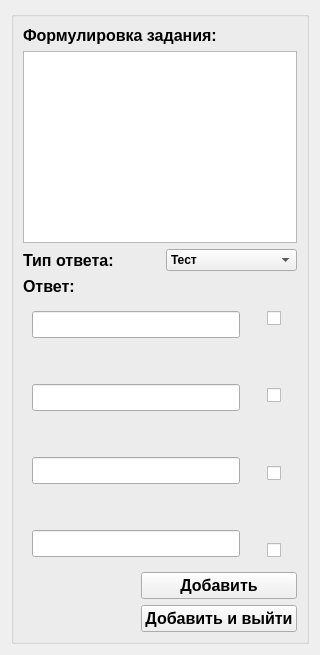
     <widget class="QWidget" name="tab">
      <attribute name="title">
       <string>Задания</string>
      </attribute>
      <layout class="QVBoxLayout" name="verticalLayout_25">
       <item>
        <widget class="QGroupBox" name="groupBox_4">
         <property name="font">
          <font>
           <italic>false</italic>
           <bold>true</bold>
          </font>
         </property>
         <property name="title">
          <string/>
         </property>
         <layout class="QVBoxLayout" name="verticalLayout_24">
          <item>
           <widget class="QLabel" name="label_20">
            <property name="font">
             <font>
              <pointsize>12</pointsize>
              <bold>true</bold>
             </font>
            </property>
            <property name="styleSheet">
             <string notr="true">
border-color: white;
</string>
            </property>
            <property name="text">
             <string>Формулировка задания:</string>
            </property>
           </widget>
          </item>
          <item>
           <widget class="QTextEdit" name="textEdit">
            <property name="font">
             <font>
              <pointsize>12</pointsize>
             </font>
            </property>
           </widget>
          </item>
          <item>
           <layout class="QHBoxLayout" name="horizontalLayout_7" stretch="1,10,1">
            <item>
             <widget class="QLabel" name="label_21">
              <property name="font">
               <font>
                <pointsize>12</pointsize>
                <bold>true</bold>
               </font>
              </property>
              <property name="styleSheet">
               <string notr="true">border-color: white;</string>
              </property>
              <property name="text">
               <string>Тип ответа:</string>
              </property>
             </widget>
            </item>
            <item>
             <spacer name="horizontalSpacer_7">
              <property name="orientation">
               <enum>Qt::Horizontal</enum>
              </property>
              <property name="sizeHint" stdset="0">
               <size>
                <width>40</width>
                <height>20</height>
               </size>
              </property>
             </spacer>
            </item>
            <item>
             <widget class="QComboBox" name="comboBox_5">
              <item>
               <property name="text">
                <string>Тест</string>
               </property>
              </item>
              <item>
               <property name="text">
                <string>Свободный ввод</string>
               </property>
              </item>
             </widget>
            </item>
           </layout>
          </item>
          <item>
           <widget class="QLabel" name="label_22">
            <property name="font">
             <font>
              <pointsize>12</pointsize>
              <bold>true</bold>
             </font>
            </property>
            <property name="styleSheet">
             <string notr="true">border-color: white;</string>
            </property>
            <property name="text">
             <string>Ответ:</string>
            </property>
           </widget>
          </item>
          <item>
           <widget class="QStackedWidget" name="stackedWidget">
            <property name="styleSheet">
             <string notr="true"> border-color: white;</string>
            </property>
            <property name="currentIndex">
             <number>1</number>
            </property>
            <widget class="QWidget" name="TextPage">
             <layout class="QVBoxLayout" name="verticalLayout_11">
              <item>
               <widget class="QTextEdit" name="textEdit_2">
                <property name="styleSheet">
                 <string notr="true"> border-color: gray;</string>
                </property>
               </widget>
              </item>
             </layout>
            </widget>
            <widget class="QWidget" name="TestPage">
             <layout class="QVBoxLayout" name="verticalLayout_21">
              <item>
               <layout class="QHBoxLayout" name="horizontalLayout_8" stretch="10,1,1">
                <item>
                 <layout class="QVBoxLayout" name="verticalLayout_22">
                  <item>
                   <widget class="QLineEdit" name="TextAns1">
                    <property name="font">
                     <font>
                      <pointsize>12</pointsize>
                      <bold>true</bold>
                      <underline>false</underline>
                      <strikeout>false</strikeout>
                     </font>
                    </property>
                   </widget>
                  </item>
                  <item>
                   <spacer name="verticalSpacer_13">
                    <property name="orientation">
                     <enum>Qt::Vertical</enum>
                    </property>
                    <property name="sizeHint" stdset="0">
                     <size>
                      <width>20</width>
                      <height>40</height>
                     </size>
                    </property>
                   </spacer>
                  </item>
                  <item>
                   <widget class="QLineEdit" name="TextAns2">
                    <property name="font">
                     <font>
                      <pointsize>12</pointsize>
                      <bold>true</bold>
                      <underline>false</underline>
                      <strikeout>false</strikeout>
                     </font>
                    </property>
                   </widget>
                  </item>
                  <item>
                   <spacer name="verticalSpacer_14">
                    <property name="orientation">
                     <enum>Qt::Vertical</enum>
                    </property>
                    <property name="sizeHint" stdset="0">
                     <size>
                      <width>20</width>
                      <height>40</height>
                     </size>
                    </property>
                   </spacer>
                  </item>
                  <item>
                   <widget class="QLineEdit" name="TextAns3">
                    <property name="font">
                     <font>
                      <pointsize>12</pointsize>
                      <bold>true</bold>
                      <underline>false</underline>
                      <strikeout>false</strikeout>
                     </font>
                    </property>
                   </widget>
                  </item>
                  <item>
                   <spacer name="verticalSpacer_16">
                    <property name="orientation">
                     <enum>Qt::Vertical</enum>
                    </property>
                    <property name="sizeHint" stdset="0">
                     <size>
                      <width>20</width>
                      <height>40</height>
                     </size>
                    </property>
                   </spacer>
                  </item>
                  <item>
                   <widget class="QLineEdit" name="TextAns4">
                    <property name="font">
                     <font>
                      <pointsize>12</pointsize>
                      <bold>true</bold>
                      <underline>false</underline>
                      <strikeout>false</strikeout>
                     </font>
                    </property>
                   </widget>
                  </item>
                 </layout>
                </item>
                <item>
                 <spacer name="horizontalSpacer_8">
                  <property name="orientation">
                   <enum>Qt::Horizontal</enum>
                  </property>
                  <property name="sizeHint" stdset="0">
                   <size>
                    <width>40</width>
                    <height>20</height>
                   </size>
                  </property>
                 </spacer>
                </item>
                <item>
                 <layout class="QVBoxLayout" name="verticalLayout_23">
                  <item>
                   <widget class="QCheckBox" name="ChAns1">
                    <property name="text">
                     <string/>
                    </property>
                   </widget>
                  </item>
                  <item>
                   <spacer name="verticalSpacer_17">
                    <property name="orientation">
                     <enum>Qt::Vertical</enum>
                    </property>
                    <property name="sizeHint" stdset="0">
                     <size>
                      <width>20</width>
                      <height>40</height>
                     </size>
                    </property>
                   </spacer>
                  </item>
                  <item>
                   <widget class="QCheckBox" name="ChAns2">
                    <property name="text">
                     <string/>
                    </property>
                   </widget>
                  </item>
                  <item>
                   <spacer name="verticalSpacer_18">
                    <property name="orientation">
                     <enum>Qt::Vertical</enum>
                    </property>
                    <property name="sizeHint" stdset="0">
                     <size>
                      <width>20</width>
                      <height>40</height>
                     </size>
                    </property>
                   </spacer>
                  </item>
                  <item>
                   <widget class="QCheckBox" name="ChAns3">
                    <property name="text">
                     <string/>
                    </property>
                   </widget>
                  </item>
                  <item>
                   <spacer name="verticalSpacer_19">
                    <property name="orientation">
                     <enum>Qt::Vertical</enum>
                    </property>
                    <property name="sizeHint" stdset="0">
                     <size>
                      <width>20</width>
                      <height>40</height>
                     </size>
                    </property>
                   </spacer>
                  </item>
                  <item>
                   <widget class="QCheckBox" name="ChAns4">
                    <property name="text">
                     <string/>
                    </property>
                   </widget>
                  </item>
                 </layout>
                </item>
               </layout>
              </item>
             </layout>
            </widget>
           </widget>
          </item>
          <item>
           <layout class="QHBoxLayout" name="horizontalLayout_9">
            <item>
             <spacer name="horizontalSpacer_9">
              <property name="orientation">
               <enum>Qt::Horizontal</enum>
              </property>
              <property name="sizeHint" stdset="0">
               <size>
                <width>40</width>
                <height>20</height>
               </size>
              </property>
             </spacer>
            </item>
            <item>
             <layout class="QVBoxLayout" name="verticalLayout_10">
              <item>
               <widget class="QPushButton" name="pushButton_4">
                <property name="font">
                 <font>
                  <pointsize>12</pointsize>
                  <bold>true</bold>
                  <underline>false</underline>
                  <strikeout>false</strikeout>
                 </font>
                </property>
                <property name="text">
                 <string>Добавить</string>
                </property>
               </widget>
              </item>
              <item>
               <widget class="QPushButton" name="pushButton_5">
                <property name="font">
                 <font>
                  <pointsize>12</pointsize>
                  <bold>true</bold>
                  <underline>false</underline>
                  <strikeout>false</strikeout>
                 </font>
                </property>
                <property name="text">
                 <string>Добавить и выйти</string>
                </property>
               </widget>
              </item>
             </layout>
            </item>
           </layout>
          </item>
         </layout>
        </widget>
       </item>
      </layout>
     </widget>
